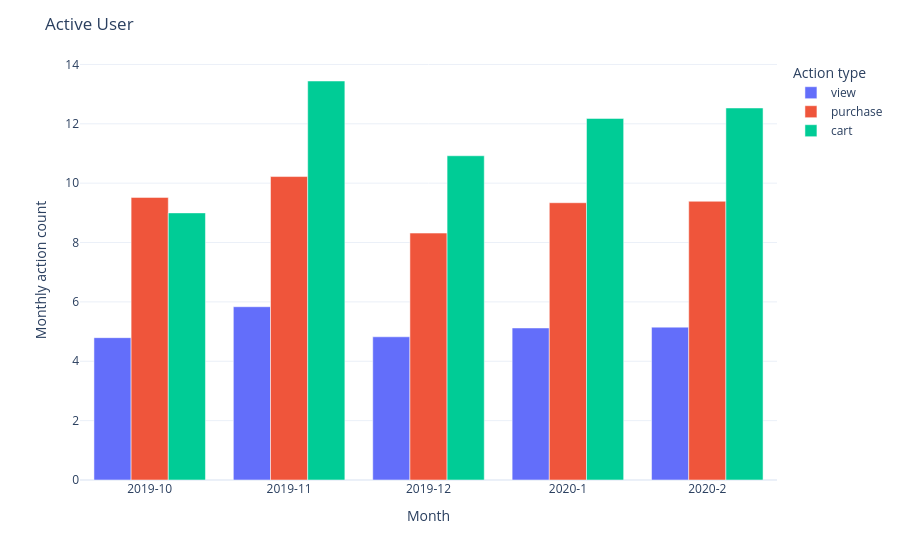

This figure's notebook cell:
### Code cell
fig_3 = px.bar(data_frame=monthly_avg_action, x='month', y='avg_num_action', color = 'type', barmode='group')
fig_3.update_xaxes(type = 'category')
fig_3.update_layout(template = 'plotly_white', xaxis_title = 'Month', yaxis_title = 'Monthly action count', legend_title_text ='Action type', title = 'Active User')

### Figure 1 — Plotly figure (JSON) as saved in the notebook; plotly's stock layout.template omitted (floating-point values rounded to 4 significant figures)
{"data": [{"alignmentgroup": "True", "hovertemplate": "type=view<br>month=%{x}<br>avg_num_action=%{y}<extra></extra>", "legendgroup": "view", "marker": {"color": "#636efa", "pattern": {"shape": ""}}, "name": "view", "offsetgroup": "view", "orientation": "v", "showlegend": true, "textposition": "auto", "type": "bar", "x": ["2019-10", "2019-11", "2019-12", "2020-1", "2020-2"], "xaxis": "x", "y": [4.795, 5.837, 4.825, 5.122, 5.15], "yaxis": "y"}, {"alignmentgroup": "True", "hovertemplate": "type=purchase<br>month=%{x}<br>avg_num_action=%{y}<extra></extra>", "legendgroup": "purchase", "marker": {"color": "#EF553B", "pattern": {"shape": ""}}, "name": "purchase", "offsetgroup": "purchase", "orientation": "v", "showlegend": true, "textposition": "auto", "type": "bar", "x": ["2019-10", "2019-11", "2019-12", "2020-1", "2020-2"], "xaxis": "x", "y": [9.521, 10.22, 8.319, 9.341, 9.39], "yaxis": "y"}, {"alignmentgroup": "True", "hovertemplate": "type=cart<br>month=%{x}<br>avg_num_action=%{y}<extra></extra>", "legendgroup": "cart", "marker": {"color": "#00cc96", "pattern": {"shape": ""}}, "name": "cart", "offsetgroup": "cart", "orientation": "v", "showlegend": true, "textposition": "auto", "type": "bar", "x": ["2019-10", "2019-11", "2019-12", "2020-1", "2020-2"], "xaxis": "x", "y": [8.999, 13.44, 10.92, 12.18, 12.53], "yaxis": "y"}], "layout": {"barmode": "group", "legend": {"title": {"text": "Action type"}, "tracegroupgap": 0}, "margin": {"t": 60}, "title": {"text": "Active User"}, "xaxis": {"anchor": "y", "domain": [0, 1], "title": {"text": "Month"}, "type": "category"}, "yaxis": {"anchor": "x", "domain": [0, 1], "title": {"text": "Monthly action count"}}}}
